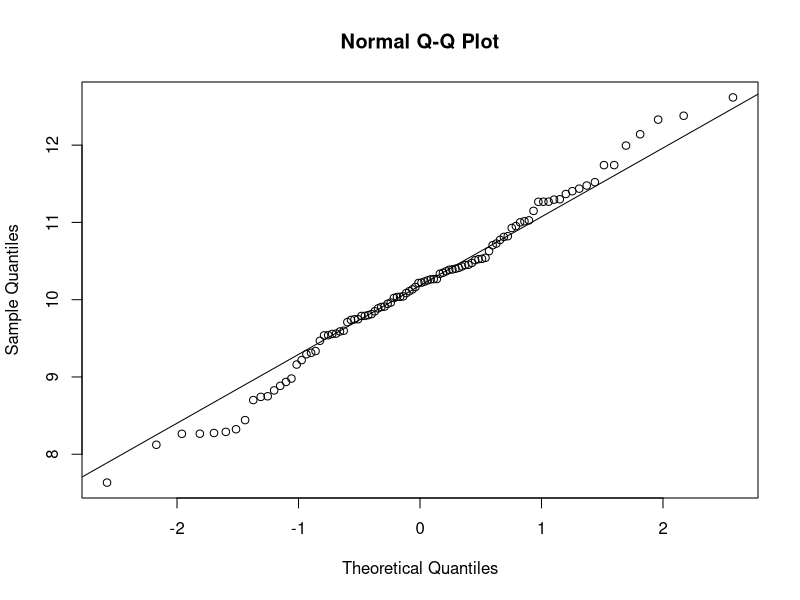
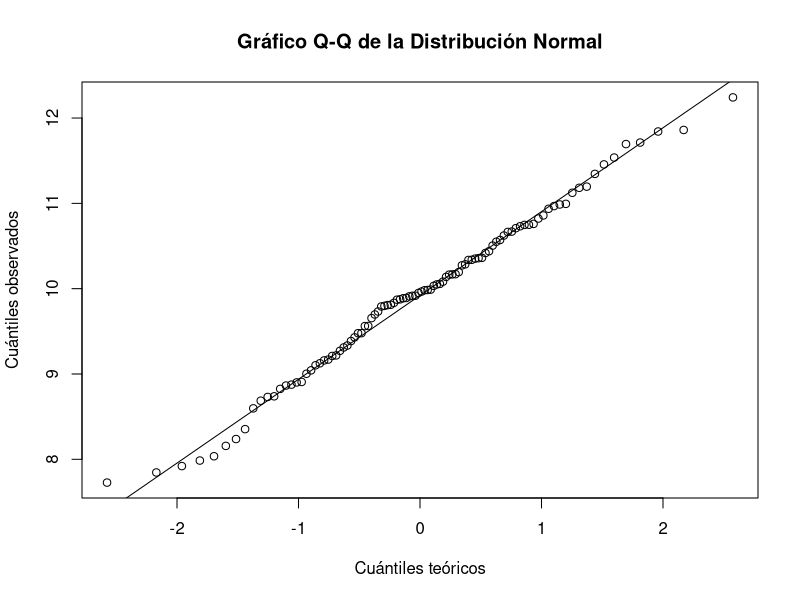
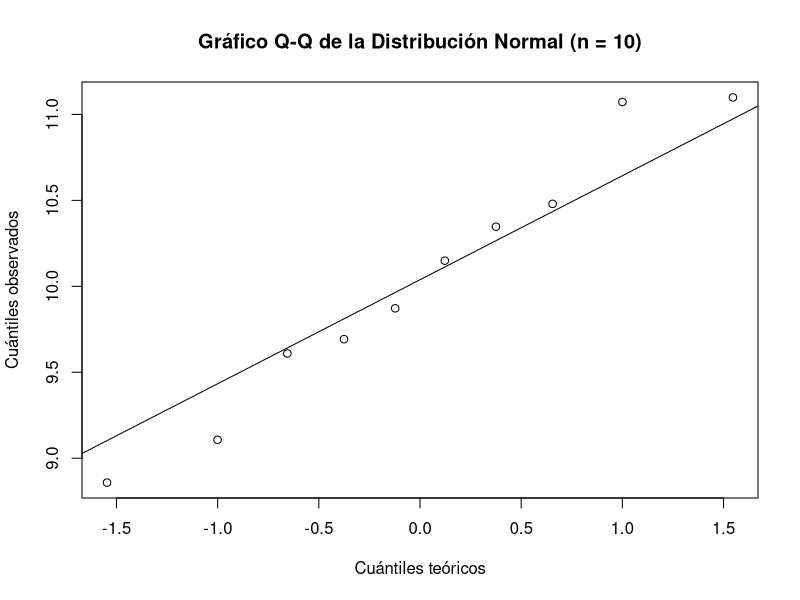
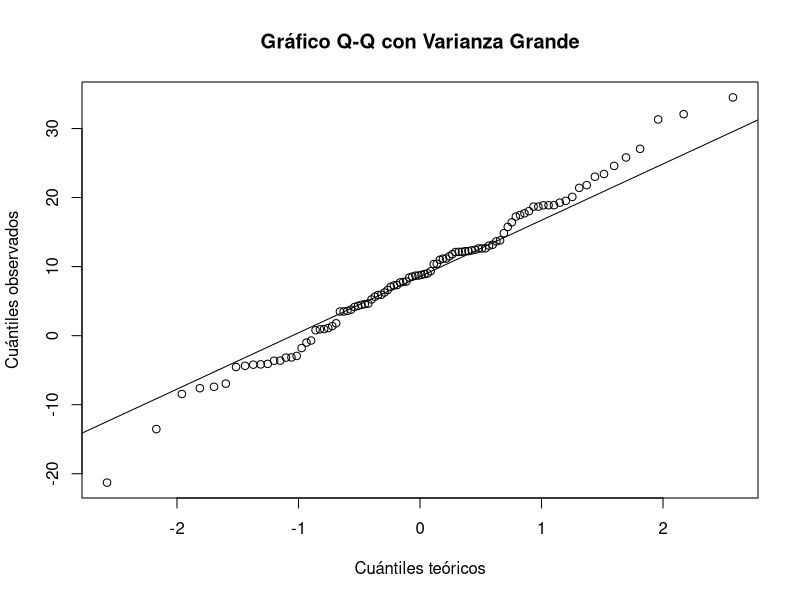
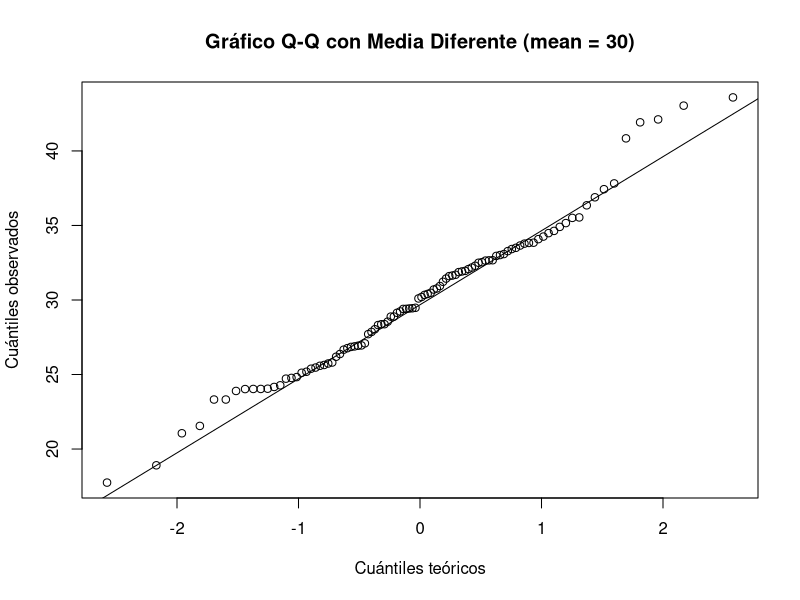
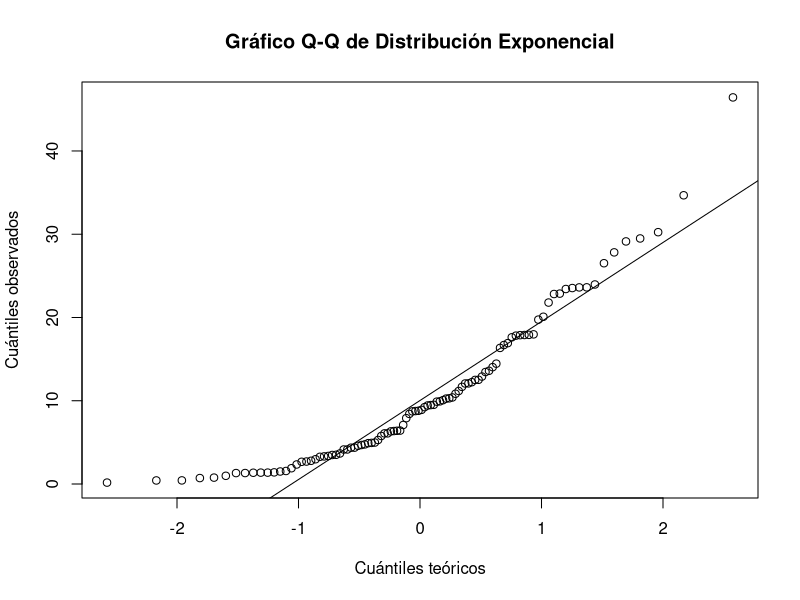
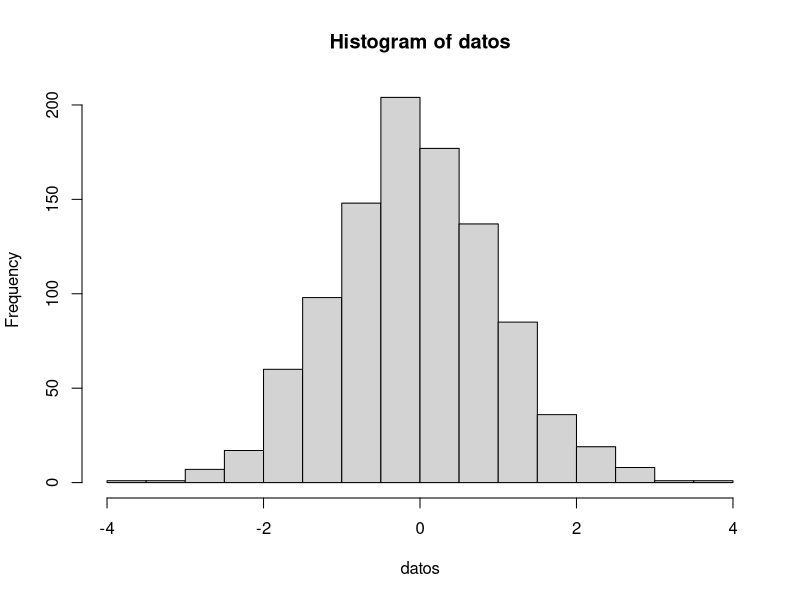
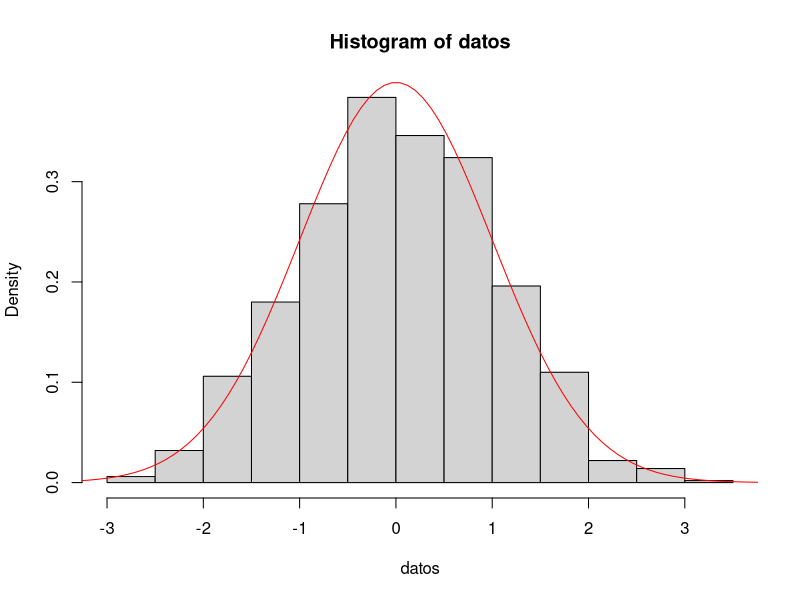

Write the R code that produced these figures, in order.
## ---- chunk 1

## ---- chunk 2
#hist()
#qqnorm()
#qqline()
## ---- chunk 3
datos <- rnorm(100, mean = 10)
qqnorm(datos)
qqline(datos)
## ---- chunk 4
datos <- rnorm(100, mean = 10)
qqnorm(datos, 
       xlab = "Cuántiles teóricos",   
       ylab = "Cuántiles observados",  
       main = "Gráfico Q-Q de la Distribución Normal")  
qqline(datos)

## ---- chunk 5
datos_10 <- rnorm(10, mean = 10)
qqnorm(datos_10, 
       xlab = "Cuántiles teóricos",
       ylab = "Cuántiles observados",
       main = "Gráfico Q-Q de la Distribución Normal (n = 10)")
qqline(datos_10)
## ---- chunk 6
datos_varianza_grande <- rnorm(100, mean = 10, sd = 10)
qqnorm(datos_varianza_grande, 
       xlab = "Cuántiles teóricos",
       ylab = "Cuántiles observados",
       main = "Gráfico Q-Q con Varianza Grande")
qqline(datos_varianza_grande)
## ---- chunk 7

datos_media_diferente <- rnorm(100, mean = 30, sd = 5)
qqnorm(datos_media_diferente, 
       xlab = "Cuántiles teóricos",
       ylab = "Cuántiles observados",
       main = "Gráfico Q-Q con Media Diferente (mean = 30)")
qqline(datos_media_diferente)

## ---- chunk 8
# Datos con distribución exponencial
datos_exponenciales <- rexp(100, rate = 0.1)  # La tasa (rate) es el inverso de la media

qqnorm(datos_exponenciales, 
       xlab = "Cuántiles teóricos",
       ylab = "Cuántiles observados",
       main = "Gráfico Q-Q de Distribución Exponencial")
qqline(datos_exponenciales)

## ---- chunk 9
datos <- rnorm(1000) #1000 muestras de una densidad normal
hist(datos)

## ---- chunk 10
datos <- rnorm(1000) # muestras normales con media 0 y var 1.
teorica <- dnorm(seq(-4,4, length=100),mean = 0, sd = 1)
hist(datos,freq = FALSE)
lines(seq(-4,4, length=100),teorica, col="red")
## ---- chunk 11
datos <- rnorm(10) 
teorica <- dnorm(seq(-4,4, length=100),mean = 0, sd = 1)
hist(datos,freq = FALSE)
lines(seq(-4,4, length=100),teorica, col="orange")
## ---- chunk 12
datos_var_grande <- rnorm(1000, mean = 0, sd = 3)
teorica_var_grande <- dnorm(seq(-12, 12, length = 100), mean = 0, sd = 3)
hist(datos_var_grande, freq = FALSE, main = "Distribución con Varianza Grande")
lines(seq(-12, 12, length = 100), teorica_var_grande, col = "orange")

## ---- chunk 13
N <- 10 # número de medias (es decir número de muestras)
M <- 100 # número de la longitud de cada serie de datos
medias <- numeric(N) # Vector que guardará las medias

for(i in 1:N)
{
  datos <- rnorm(M)
  medias[i] <- mean(datos)
  
}
hist(medias)
qqnorm(medias)
qqline(medias)
## ---- chunk 14
N <- 100
M <- 100   
medias <- numeric(N)  

for (i in 1:N) {
  datos <- rnorm(M)
  medias[i] <- mean(datos)
}



hist(medias, main = "Histograma de Medias", xlab = "Medias")
qqnorm(medias, main = "Q-Q Plot de Medias")
qqline(medias)

## ---- chunk 15
N <- 100  
M <- 100   
medias <- numeric(N)

for (i in 1:N) {
  datos <- rexp(M)
  medias[i] <- mean(datos)
}


hist(medias, main = "Histograma de Medias (Exponencial)", xlab = "Medias")
qqnorm(medias, main = "Q-Q Plot de Medias (Exponencial)")
qqline(medias)

